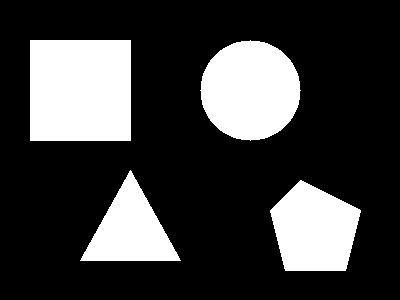
#> input picture 07-computer-vision/assets/contours_shapes.png, 400 x 300 px
$ jupyter execute 08-morphological-operations.ipynb
#> lines starting #> are read from the running program, lines starting #| are printed output that depends on the picture; after the words box and inside, x2 and y2 are one past the last pixel; in counts of white or black regions, pixels touching at a corner belong together
# Morphological Operations

Morphology cleans binary images using a small structuring element (kernel). Erosion shrinks white regions, dilation grows them, and their combinations - opening and closing - remove specks and fill holes. Almost every real detection pipeline includes this step between thresholding and measurement.

## Setup

We import OpenCV (`cv2`), NumPy and Matplotlib. In these notebooks images are displayed with Matplotlib so the code runs everywhere, including servers without a screen. The classic OpenCV window functions are explained where they belong, with example code you can run on your own machine.

[cell 1]
import cv2
import numpy as np
import matplotlib.pyplot as plt

print("OpenCV version:", cv2.__version__)

def show(image, title="", cmap=None):
    """Display a BGR (or single-channel) image with matplotlib - works in any environment."""
    if len(image.shape) == 2:
        plt.imshow(image, cmap=cmap or "gray")
    else:
        plt.imshow(cv2.cvtColor(image, cv2.COLOR_BGR2RGB))
    plt.title(title)
    plt.axis("off")
    plt.show()

## Erosion and dilation

Erosion keeps a white pixel only if the whole kernel fits in white - it shrinks objects and deletes thin parts and specks. Dilation keeps a pixel white if any part of the kernel touches white - it grows objects and joins near parts. `iterations` repeats the operation.

[cell 2]
img = cv2.imread("../assets/contours_shapes.png", cv2.IMREAD_GRAYSCALE)
#> img: shape (300, 400); 23.9% white; 4 white regions, box (x1, y1, x2, y2) and area: (30, 40, 131, 141) 10201, (200, 40, 301, 141) 7845, (270, 180, 361, 271) 6016, (80, 170, 181, 261) 4641
_, binary = cv2.threshold(img, 127, 255, cv2.THRESH_BINARY)
kernel = np.ones((5, 5), np.uint8)
eroded = cv2.erode(binary, kernel, iterations=2)
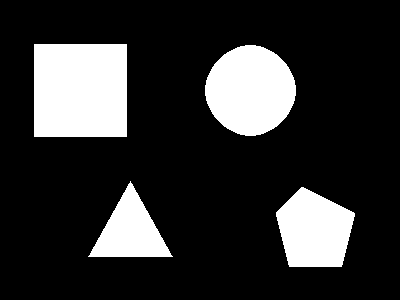
#> eroded: shape (300, 400); 19% white; 4 white regions, box (x1, y1, x2, y2) and area: (34, 44, 127, 137) 8649, (205, 45, 296, 136) 6321, (276, 187, 355, 267) 4643, (88, 181, 173, 257) 3226
dilated = cv2.dilate(binary, kernel, iterations=2)
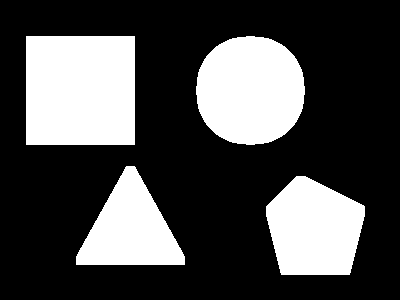
#> dilated: shape (300, 400); 29.3% white; 4 white regions, box (x1, y1, x2, y2) and area: (26, 36, 135, 145) 11881, (196, 36, 305, 145) 9525, (266, 176, 365, 275) 7536, (76, 166, 185, 265) 6241
fig, axes = plt.subplots(1, 3, figsize=(11, 3))
for ax, m, name in zip(axes, (binary, eroded, dilated), ("Original", "Eroded x2", "Dilated x2")):
    ax.imshow(m, cmap="gray"); ax.set_title(name); ax.axis("off")
#> this loop made 3 passes
#> name on passes 1 to 3: 'Original', 'Eroded x2', 'Dilated x2'
plt.show()
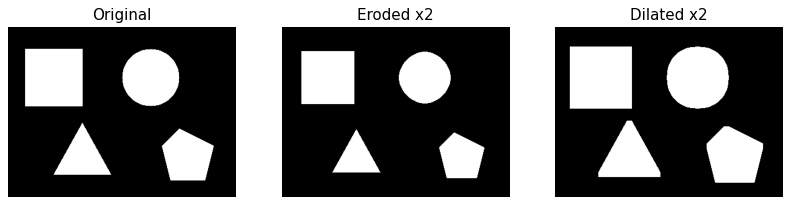
#> figure drawn by matplotlib, 3 panels

## Opening and closing

Opening = erosion then dilation: removes white specks smaller than the kernel without shrinking the real objects much. Closing = dilation then erosion: fills black holes inside objects. `cv2.morphologyEx` applies both in one call.

[cell 3]
noisy_mask = binary.copy()
rng = np.random.default_rng(5)
ys, xs = rng.integers(0, noisy_mask.shape[0], 300), rng.integers(0, noisy_mask.shape[1], 300)
noisy_mask[ys, xs] = 255                       # white specks on background
noisy_mask[100:115, 60:110] = 0                # a black hole inside a shape
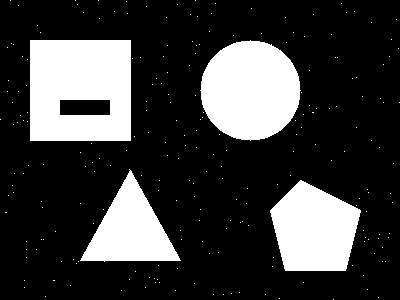
#> noisy_mask: shape (300, 400); 23.5% white; 231 white regions (227 under 20 px), largest, box (x1, y1, x2, y2) and area: (30, 40, 131, 141) 9451, (200, 40, 301, 141) 7846, (270, 180, 361, 271) 6016, (80, 169, 181, 262) 4643
kernel = np.ones((5, 5), np.uint8)
opened = cv2.morphologyEx(noisy_mask, cv2.MORPH_OPEN, kernel)
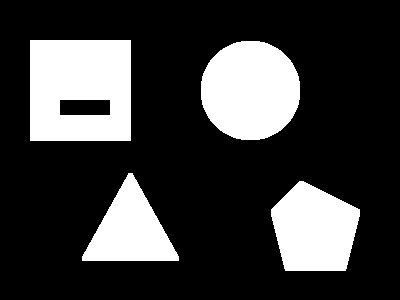
#> opened: shape (300, 400); 23.3% white; 4 white regions, box (x1, y1, x2, y2) and area: (30, 40, 131, 141) 9451, (201, 41, 300, 140) 7841, (271, 181, 360, 271) 6008, (82, 173, 179, 261) 4626
closed = cv2.morphologyEx(opened, cv2.MORPH_CLOSE, kernel)
fig, axes = plt.subplots(1, 2, figsize=(9, 3))
axes[0].imshow(noisy_mask, cmap="gray"); axes[0].set_title("Noisy mask")
axes[1].imshow(closed, cmap="gray"); axes[1].set_title("Opened + closed")
for ax in axes: ax.axis("off")
plt.show()

## Gradient, top-hat and black-hat

The morphological gradient (dilation minus erosion) outlines objects. Top-hat (original minus opening) extracts bright details smaller than the kernel; black-hat extracts dark details. These are used for licence-plate and defect detection.

[cell 4]
gradient = cv2.morphologyEx(binary, cv2.MORPH_GRADIENT, kernel)
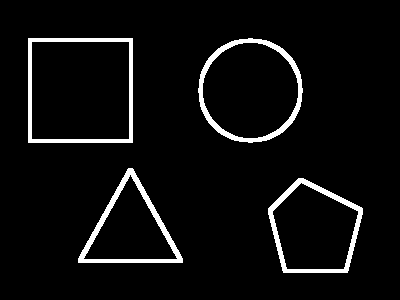
#> gradient: shape (300, 400); 5.2% white; 4 white regions, box (x1, y1, x2, y2) and area: (28, 38, 133, 143) 1616, (198, 38, 303, 143) 1604, (78, 168, 183, 263) 1523, (268, 178, 363, 273) 1452
tophat = cv2.morphologyEx(binary, cv2.MORPH_TOPHAT, kernel)
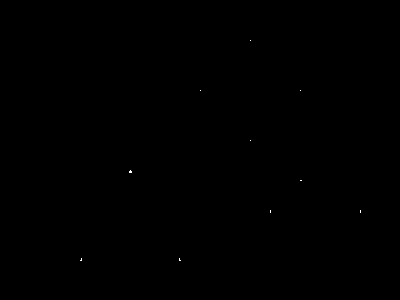
#> tophat: shape (300, 400); 0.02% white in thin lines or dots, all inside (x1, y1, x2, y2) = (80, 40, 361, 261)
fig, axes = plt.subplots(1, 2, figsize=(9, 3))
axes[0].imshow(gradient, cmap="gray"); axes[0].set_title("Morphological gradient = outline")
axes[1].imshow(tophat, cmap="gray"); axes[1].set_title("Top-hat")
for ax in axes: ax.axis("off")
plt.show()

## Choosing the kernel: shape and size

Kernels can be rectangular, elliptical or cross-shaped via `cv2.getStructuringElement`. The kernel must be smaller than the noise you want to remove but smaller than the objects you want to keep - that trade-off is the whole skill of this step.

[cell 5]
for shape, name in [(cv2.MORPH_RECT, "RECT"), (cv2.MORPH_ELLIPSE, "ELLIPSE"), (cv2.MORPH_CROSS, "CROSS")]:
    k = cv2.getStructuringElement(shape, (7, 7))
    print(name, "kernel sum:", int(k.sum()))
rect_k = cv2.getStructuringElement(cv2.MORPH_RECT, (9, 3))
print("Wide 9x3 kernel (good for horizontal text lines):\n", rect_k)

## Extracting horizontal and vertical lines

A wide thin kernel keeps only horizontal structures; a tall thin kernel keeps only vertical ones. Opening with each is a classic document-analysis trick for finding table lines and staff lines.

[cell 6]
page = np.full((200, 300), 255, np.uint8)
for y in (40, 90, 140):
    cv2.line(page, (20, y), (280, y), 0, 2)
for x in (60, 150, 240):
    cv2.line(page, (x, 20), (x, 180), 0, 2)
_, bw = cv2.threshold(page, 200, 255, cv2.THRESH_BINARY_INV)
horizontal = cv2.morphologyEx(bw, cv2.MORPH_OPEN, cv2.getStructuringElement(cv2.MORPH_RECT, (25, 1)))
vertical = cv2.morphologyEx(bw, cv2.MORPH_OPEN, cv2.getStructuringElement(cv2.MORPH_RECT, (1, 25)))
fig, axes = plt.subplots(1, 2, figsize=(9, 3))
axes[0].imshow(horizontal, cmap="gray"); axes[0].set_title("Horizontal lines only")
axes[1].imshow(vertical, cmap="gray"); axes[1].set_title("Vertical lines only")
for ax in axes: ax.axis("off")
plt.show()
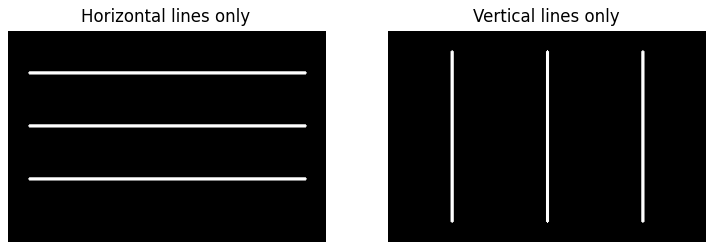
#> figure drawn by matplotlib, 2 panels

## Full cleaning pipeline on a colour-detection mask

Putting it together: HSV mask (notebook 04) -> opening to delete specks -> closing to fill the object -> the cleaned mask feeds measurement. This exact sequence appears in the colour-tracker project in notebook 17.

[cell 7]
blocks = cv2.imread("../assets/color_blocks.png")
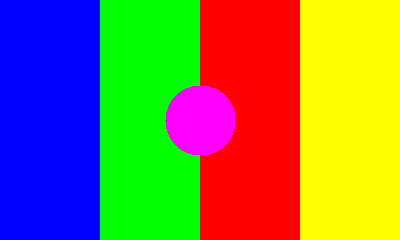
#> input picture 07-computer-vision/assets/color_blocks.png, 400 x 240 px
#> blocks is the input picture: shape (240, 400, 3); mean B, G, R 74, 122.5, 132.5
hsv = cv2.cvtColor(blocks, cv2.COLOR_BGR2HSV)
#> hsv: shape (240, 400, 3); mean H, S, V 57.3, 255, 255
mask = cv2.inRange(hsv, np.array([35, 80, 80]), np.array([85, 255, 255]))  # green
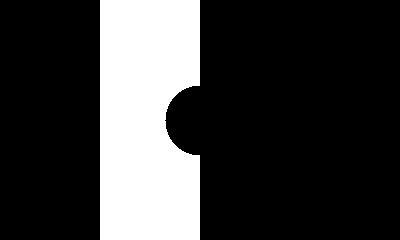
#> mask: shape (240, 400); 23% white; 1 white region, box (x1, y1, x2, y2) and area: (100, 0, 200, 240) 22109
mask[10:16, 300:306] = 255  # fake speck
#> mask: shape (240, 400); 23.1% white; 2 white regions, box (x1, y1, x2, y2) and area: (100, 0, 200, 240) 22109, (300, 10, 306, 16) 36
kernel = np.ones((5, 5), np.uint8)
clean = cv2.morphologyEx(mask, cv2.MORPH_OPEN, kernel)
clean = cv2.morphologyEx(clean, cv2.MORPH_CLOSE, kernel)
#> clean: shape (240, 400); 23.1% white; 2 white regions, box (x1, y1, x2, y2) and area: (100, 0, 200, 240) 22110, (300, 10, 306, 16) 36
print("Speck removed, green pixels:", int((clean > 0).sum()))
#| Speck removed, green pixels: 22146
show(clean, "Cleaned green mask")
